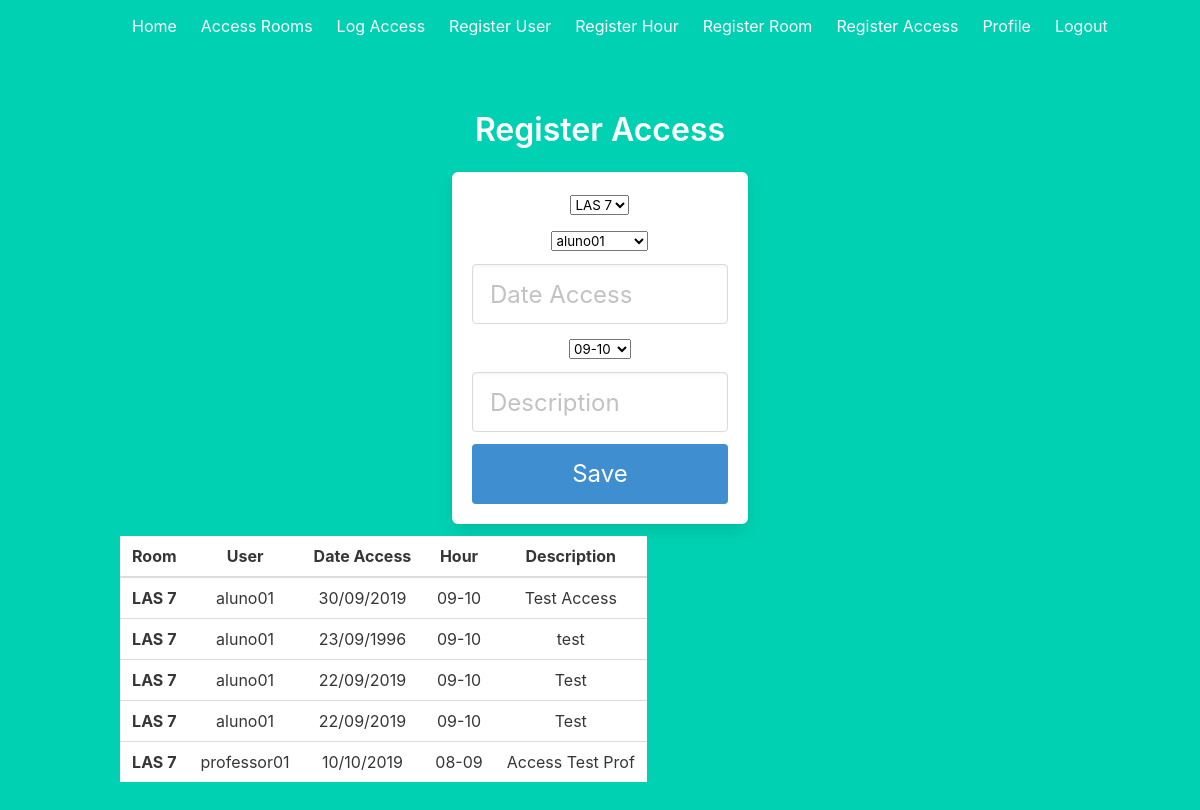
Page /register_access (signed in) on the committed database.
### models.py (models this page shows)
class HourRegister(db.Model):
    id = db.Column(db.Integer,primary_key=True)
    room_id = db.Column(db.Integer)
    user_id = db.Column(db.Integer)
    dt_access = db.Column(db.String(200))
    hours_id = db.Column(db.Integer)
    description = db.Column(db.String(1000))

class Room(db.Model):
    id = db.Column(db.Integer,primary_key=True)
    room = db.Column(db.String(200))

class User(UserMixin, db.Model):
    id = db.Column(db.Integer, primary_key=True)
    email = db.Column(db.String(100), unique=True)
    password = db.Column(db.String(100))
    name = db.Column(db.String(1000))
    num_university = db.Column(db.Integer)
    access_permission = db.Column(db.Boolean)
    dt_start_access =  db.Column(db.String(200))
    dt_end_access = db.Column(db.String(200))
    roles = db.relationship('Role', secondary='user_roles',
            backref=db.backref('users', lazy='dynamic'))

class Hours(db.Model):
    id = db.Column(db.Integer,primary_key=True)
    hour_start = db.Column(db.Integer)
    hour_end = db.Column(db.Integer)
    desc_hour = db.Column(db.String(1000))

### auth.py (the view)
@auth.route('/register_access')
def register_access():
    rooms = Room.query.all()
    hours = Hours.query.all()
    users = User.query.all()
    list_access = db.session.query(HourRegister, Room, User, Hours
    ).join(Room, Room.id == HourRegister.room_id
    ).join(User, User.id == HourRegister.user_id
    ).join(Hours, Hours.id == HourRegister.hours_id
    ).filter(User.name != 'test'
    ).all()
    for tt in list_access:
        print( tt[1].room,
               tt[2].name,
               tt[0].dt_access,
               tt[3].desc_hour,
               tt[0].description)
    return render_template('register_access.html', room_list=rooms, user_list=users, list_hour=hours, list_access = list_access)

### __init__.py (called while the page is built)
def create_app():
    app = Flask(__name__)
    app.config['SECRET_KEY'] = 'thisismysecretkeydonotstealit'
    app.config['SQLALCHEMY_DATABASE_URI'] = 'sqlite:///db.sqlite3'
    db.init_app(app)
    login_manager = LoginManager()
    login_manager.login_view = 'auth.login'
    login_manager.init_app(app)
    from .models import User
    @login_manager.user_loader
    def load_user(user_id):
        return User.query.get(int(user_id))
    from .auth import auth as auth_blueprint
    app.register_blueprint(auth_blueprint)
    from .main import main as main_blueprint
    app.register_blueprint(main_blueprint)
    return app

### templates/register_access.html (shortened to what this page needs)
{% extends "base.html" %}
{% block content %}
<div class="column is-4 is-offset-4">
    <h3 class="title">Register Access</h3>
    <div class="box">
        <form action="/register_access" method="POST">
            <div class="field">
                <select name=room_list class="custom-select mr-sm-2" id="inlineFormCustomSelect">
                    {% for r in room_list %}
                    <option value= "{{r.id}}" SELECTED>{{r.room}}</option>"
                    {% endfor %}
                </select>
            </div>
            <div class="field">
                <select name=user_list class="custom-select mr-sm-2" id="inlineFormCustomSelect">
                    {% for u in user_list %}
                    <option value= "{{u.id}}" SELECTED>{{u.name}}</option>"
                    {% endfor %}
                </select>
            </div>
            <div class="field">
                <div class="control">
                    <input class="input is-large" type="text" name="dt_access" placeholder="Date Access" autofocus="">
                </div>
            </div>
            <div class="field">
                <select name=hour_list class="custom-select mr-sm-2" id="inlineFormCustomSelect">
                    {% for h in list_hour %}
                    <option value= "{{h.id}}" SELECTED>{{h.desc_hour}}</option>"
                    {% endfor %}
                </select>
            </div>
            <div class="field">
                <div class="control">
                    <input class="input is-large" type="text" name="description" placeholder="Description" autofocus="">
                </div>
            </div>
            <button class="button is-block is-info is-large is-fullwidth">Save</button>
        </form>
    </div>
</div>
<div class="flight-container" style="overflow: auto; max-height: 80vh">
    <div class="table-responsive">
        <table class="table" id="list_access">
            <thead>
                <tr>
                    <th scope="col">Room</th>
                    <th scope="col">User</th>
                    <th scope="col">Date Access</th>
                    <th scope="col">Hour</th>
                    <th scope="col">Description</th>
                </tr>
            </thead>
            <tbody>
            {% for tt in list_access %}
                <tr id={{ tt[0].id }}>
                    <th scope="row">{{ tt[1].room }}</th>
                    <td> {{ tt[2].name }} </td>
                    <td> {{ tt[0].dt_access }} </td>
                    <td> {{ tt[3].desc_hour }} </td>
                    <td> {{ tt[0].description }} </td>
                </tr>
            {% endfor %}
            </tbody>
        </table>
    </div>
</div>
{% endblock %}

### rows in the picture
HourRegister: room "LAS 7", name "aluno01", dt_access "30/09/2019", desc_hour "09-10", description "Test Access"
HourRegister: room "LAS 7", name "aluno01", dt_access "23/09/1996", desc_hour "09-10", description "test"
HourRegister: room "LAS 7", name "aluno01", dt_access "22/09/2019", desc_hour "09-10", description "Test"
HourRegister: room "LAS 7", name "aluno01", dt_access "22/09/2019", desc_hour "09-10", description "Test"
HourRegister: room "LAS 7", name "professor01", dt_access "10/10/2019", desc_hour "08-09", description "Access Test Prof"

### other values in the picture
form field room_list "LAS 7"
form field user_list "aluno01"
form field hour_list "09-10"
